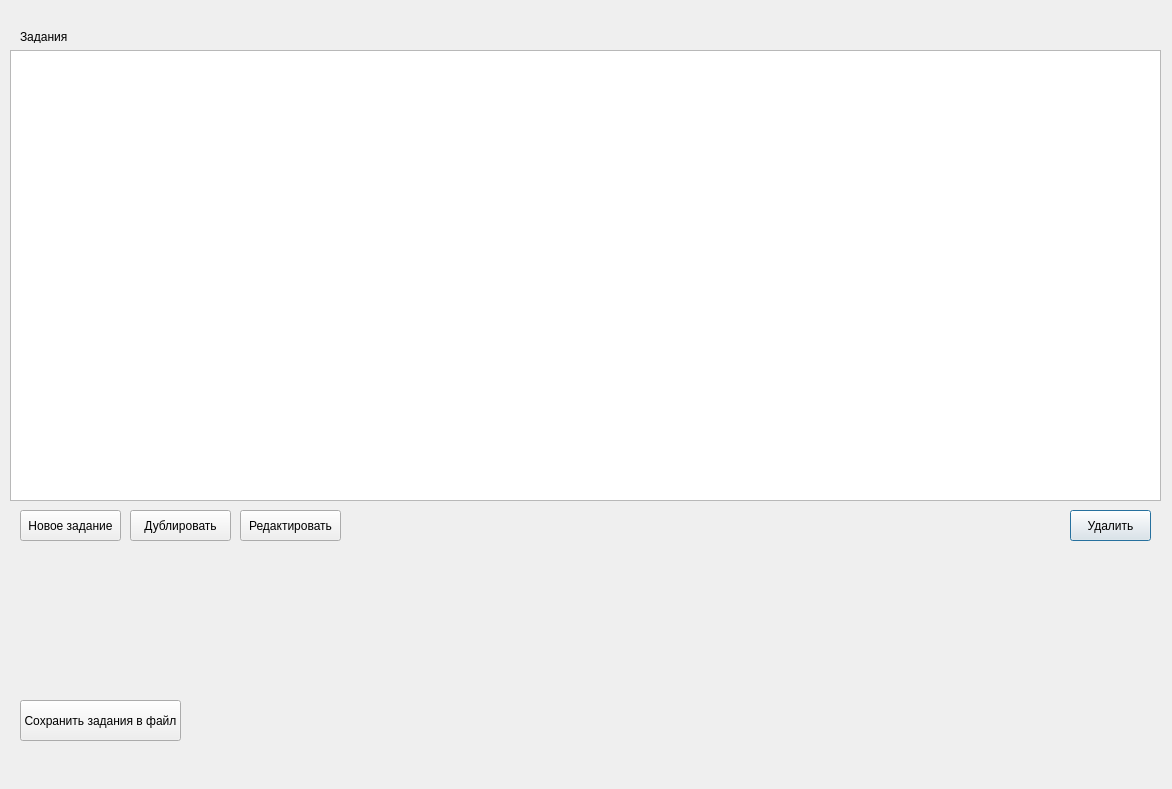
<?xml version="1.0" encoding="UTF-8"?>
<ui version="4.0">
 <class>Dialog</class>
 <widget class="QDialog" name="Dialog">
  <property name="geometry">
   <rect>
    <x>0</x>
    <y>0</y>
    <width>1172</width>
    <height>789</height>
   </rect>
  </property>
  <property name="windowTitle">
   <string>SuperTrader</string>
  </property>
  <widget class="QLabel" name="label">
   <property name="geometry">
    <rect>
     <x>20</x>
     <y>30</y>
     <width>47</width>
     <height>13</height>
    </rect>
   </property>
   <property name="text">
    <string>Задания</string>
   </property>
  </widget>
  <widget class="QPushButton" name="pushButton_del">
   <property name="geometry">
    <rect>
     <x>1070</x>
     <y>510</y>
     <width>81</width>
     <height>31</height>
    </rect>
   </property>
   <property name="text">
    <string>Удалить</string>
   </property>
  </widget>
  <widget class="QPushButton" name="pushButton_edit">
   <property name="geometry">
    <rect>
     <x>240</x>
     <y>510</y>
     <width>101</width>
     <height>31</height>
    </rect>
   </property>
   <property name="text">
    <string>Редактировать</string>
   </property>
  </widget>
  <widget class="QPushButton" name="pushButton_double">
   <property name="geometry">
    <rect>
     <x>130</x>
     <y>510</y>
     <width>101</width>
     <height>31</height>
    </rect>
   </property>
   <property name="text">
    <string>Дублировать</string>
   </property>
  </widget>
  <widget class="QPushButton" name="pushButton_create">
   <property name="geometry">
    <rect>
     <x>20</x>
     <y>510</y>
     <width>101</width>
     <height>31</height>
    </rect>
   </property>
   <property name="text">
    <string>Новое задание</string>
   </property>
  </widget>
  <widget class="QPushButton" name="pushButton_save">
   <property name="geometry">
    <rect>
     <x>20</x>
     <y>700</y>
     <width>161</width>
     <height>41</height>
    </rect>
   </property>
   <property name="text">
    <string>Сохранить задания в файл</string>
   </property>
  </widget>
  <widget class="QTableWidget" name="table_tasks">
   <property name="geometry">
    <rect>
     <x>10</x>
     <y>50</y>
     <width>1151</width>
     <height>451</height>
    </rect>
   </property>
  </widget>
 </widget>
 <resources/>
 <connections/>
</ui>
